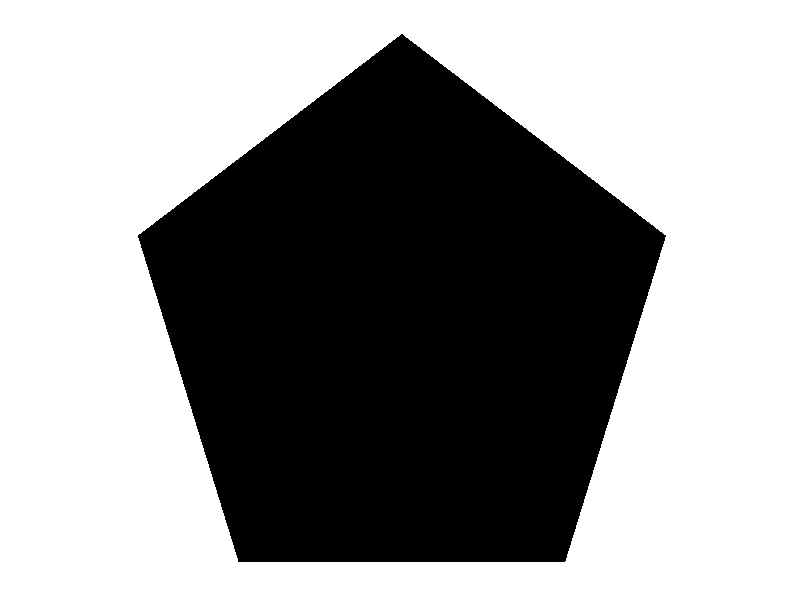

R code for this plot: (Note: a time limit stopped this script after it produced the figure.)
#========================================================
# Deterministic Algorithm Example: Sierpinski Pentagon
#========================================================


library(ggplot2)

# = Pick the number of iterations =
N <- 4

lambda <- (3-sqrt(5))/2

# = Define the functions =
theta <- 0
R <- matrix(data=c(cos(theta), -sin(theta), sin(theta), cos(theta)), byrow=TRUE, nrow=2, ncol=2)

A <- lambda*R

alpha <- 72*pi/180
beta <- 36*pi/180

f_1 <- function(x){
  A%*%x + c(0,0)
}

f_2 <- function(x){
  A%*%x + c(0.618,0)
}

f_3 <- function(x){
  A%*%x + c(0.809,0.588)
}

f_4 <- function(x){
  A%*%x + c(0.309,0.951)
}

f_5 <- function(x){
  A%*%x + c(-0.191,0.588)
}


# = = = = = = = = = = = = 

# = Define the starting set =



a <- c(0, 0)
b <- c(1, 0)
c <- b + c(cos(alpha), sin(alpha))
d <- c(1/2,sin(alpha) + sin(beta))
e <- a + c(-cos(alpha), sin(alpha))

S<-list()
S[[1]] <- a
S[[2]] <- b
S[[3]] <- c
S[[4]] <- d
S[[5]] <- e

ref <- c(1/2, 1/(2*tan(beta)))

# Plot the starting set
# = Prep to plot the lines between the pairs of points in the list S

X1<-vector()
X2<-vector()

for(j in 1:length(S)){
  p <- S[[j]]
  X1[j] <- p[1]
  X2[j] <- p[2]
  
} 

# Combine regions into one dataframe, using convex hull to fix ordering
df <- data.frame(X1 = X1, X2 = X2)

# Define id variables to specify groups to be shaded
ids <- c(1)

# Combine a ids, a constant shading value, and vertices
datapoly <- data.frame(
  id = rep(ids, each = 5),
  value = rep(1, each = 5),
  x = df$X1,
  y = df$X2
)

 #Create the plot
 p <- ggplot(datapoly, aes(x = x, y = y)) +
   geom_polygon(aes(fill = value, group = id))
 p + guides(fill=FALSE) +
   scale_fill_gradient(low="black", high="black") +
   theme(aspect.ratio=1) + xlab("") + ylab("") + theme(aspect.ratio=1) +
   theme(axis.line=element_blank(),
         axis.text.x=element_blank(),
         axis.text.y=element_blank(),
         axis.ticks=element_blank(),
         axis.title.x=element_blank(),
         axis.title.y=element_blank(),
         legend.position="none",
         panel.background=element_blank(),
         panel.border=element_blank(),
         panel.grid.major=element_blank(),
         panel.grid.minor=element_blank(),
         plot.background=element_blank())


# = = = = = = = = = = = = = = = = = = = = = = = = =


# = Iterate the functions =

FF <- list()
pts <- list()
refs <- list()

refs[[1]] <- ref

for(i in 1:N){
  
  for(j in 1:length(refs)){
    this_ref <- unlist(refs[[j]])
    pts[[j]] <- list(f_1(refs[[j]]),
                     f_2(refs[[j]]),
                     f_3(refs[[j]]),
                     f_4(refs[[j]]),
                     f_5(refs[[j]]))
  }
  
  for(j in 1:length(S)){
    
    FF[[j]] <- list(f_1(S[[j]]),
                    f_2(S[[j]]),
                    f_3(S[[j]]),
                    f_4(S[[j]]),
                    f_5(S[[j]]))
    
  }
  
  S <- unlist(FF, recursive = FALSE)
  refs <- unlist(pts, recursive=FALSE)
}


# = Prep to plot the lines between the pairs of points in the list S

X<-vector()
Y<-vector()

for(j in 1:length(S)){
  p <- S[[j]]
  X[j] <- p[1]
  Y[j] <- p[2]
  
} 

# Prepare reference x and y values
x<-vector()
y<-vector()

for(j in 1:length(refs)){
  r <- refs[[j]]
  x[j] <- r[1]
  y[j] <- r[2]
} 

#----------------------------------------------------------
# Prepare a list of vertices to use as the shading polygons

refs_df <- data.frame(x,y)
pts_df <- data.frame(X, Y)
regions <- list()
corners <- list()

#shrink <- lambda^N
shrink <- lambda^N/(2*sin(beta)) + 0.00001
#shrink <- 1.1755*lambda^N

for(i in 1:length(refs)){
  for(j in 1: nrow(pts_df)){
    how_far <- c(sqrt((pts_df[[j,1]]-refs_df[[i,1]])^2 + (pts_df[[j,2]]-refs_df[[i,2]])^2))
    if(how_far <= shrink){
      corners[[j]] <- pts_df[j,]
    } else{corners[[j]] <- NA}
  }
  regions[[i]]<- corners
}

#-----------------------------------------------
# Convert each list of vertices to a dataframe

regions_dfs <- list()

for(j in 1:length(regions)){
  
  test_region <- regions[[j]]
  tr_df <- data.frame(matrix(NA, nrow = length(test_region), ncol = 2))
  
  for(i in 1:length(test_region)){
    if(length(test_region[[i]][1])>0 & length(test_region[[i]][2])>0){
      
      tr_df[i,1] <- test_region[[i]][1]
      tr_df[i,2] <- test_region[[i]][2]
      
    }
  }
  
  # Remove null rows
  tr_df <- tr_df[unique(which(!is.na(tr_df), arr.ind = TRUE)[,1]),]
  
  # Remove duplicates
  tr_df <- tr_df[!duplicated(round(tr_df, digits=3)), ]
  
  # Add to list of dataframes
  regions_dfs[[j]] <- tr_df
}

#---------------------------------------------------------------------------------
# Plot the shading using geom_polygon
# When using geom_polygon, you will typically need two data frames:
# one contains the coordinates of each polygon (positions),  and the
# other the values associated with each polygon (values).  An id
# variable links the two together

# Combine regions into one dataframe, using convex hull to fix ordering
df <- regions_dfs[[1]]
df <- df[chull(df),]

for(i in 2:length(regions_dfs)){
  add_below <- regions_dfs[[i]]
  df <- rbind(df, add_below[chull(add_below),])
}
row.names(df) <- c(1:nrow(df))

# Define id variables to specify groups to be shaded
ids <- c(1:length(regions_dfs))

# Combine a ids, a constant shading value, and vertices
datapoly <- data.frame(
  id = rep(ids, each = 5),
  value = rep(1, each = 5^N),
  x = df$X1,
  y = df$X2
)

# Create the plot
p <- ggplot(datapoly, aes(x = x, y = y)) +
  geom_polygon(aes(fill = value, group = id))
p + guides(fill=FALSE) +
  scale_fill_gradient(low="black", high="black") +
  theme(aspect.ratio=1) + xlab("") + ylab("")
